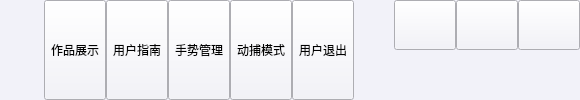
    <widget class="QWidget" name="widgetTitle" native="true">
     <property name="sizePolicy">
      <sizepolicy hsizetype="Preferred" vsizetype="Fixed">
       <horstretch>0</horstretch>
       <verstretch>0</verstretch>
      </sizepolicy>
     </property>
     <property name="styleSheet">
      <string notr="true">background-color: #f2f2f9;</string>
     </property>
     <layout class="QHBoxLayout" name="horizontalLayout_2">
      <property name="spacing">
       <number>10</number>
      </property>
      <property name="leftMargin">
       <number>10</number>
      </property>
      <property name="topMargin">
       <number>0</number>
      </property>
      <property name="rightMargin">
       <number>0</number>
      </property>
      <property name="bottomMargin">
       <number>0</number>
      </property>
      <item>
       <widget class="QLabel" name="labIco">
        <property name="styleSheet">
         <string notr="true">color: rgb(0, 0, 0);</string>
        </property>
        <property name="text">
         <string/>
        </property>
        <property name="alignment">
         <set>Qt::AlignCenter</set>
        </property>
       </widget>
      </item>
      <item>
       <widget class="QLabel" name="labTitle">
        <property name="styleSheet">
         <string notr="true">color: rgb(0, 0, 0);</string>
        </property>
        <property name="text">
         <string/>
        </property>
        <property name="alignment">
         <set>Qt::AlignLeading|Qt::AlignLeft|Qt::AlignVCenter</set>
        </property>
       </widget>
      </item>
      <item>
       <widget class="QWidget" name="widgetTop" native="true">
        <layout class="QHBoxLayout" name="horizontalLayout_3">
         <property name="spacing">
          <number>0</number>
         </property>
         <property name="leftMargin">
          <number>0</number>
         </property>
         <property name="topMargin">
          <number>0</number>
         </property>
         <property name="rightMargin">
          <number>0</number>
         </property>
         <property name="bottomMargin">
          <number>0</number>
         </property>
         <item>
          <widget class="QToolButton" name="btnMain">
           <property name="sizePolicy">
            <sizepolicy hsizetype="Fixed" vsizetype="Expanding">
             <horstretch>0</horstretch>
             <verstretch>0</verstretch>
            </sizepolicy>
           </property>
           <property name="styleSheet">
            <string notr="true">color: rgb(0, 0, 0);</string>
           </property>
           <property name="text">
            <string>作品展示</string>
           </property>
           <property name="icon">
            <iconset resource="main.qrc">
             <normaloff>:/image/main_main.png</normaloff>:/image/main_main.png</iconset>
           </property>
           <property name="toolButtonStyle">
            <enum>Qt::ToolButtonTextUnderIcon</enum>
           </property>
          </widget>
         </item>
         <item>
          <widget class="QToolButton" name="btnConfig">
           <property name="sizePolicy">
            <sizepolicy hsizetype="Fixed" vsizetype="Expanding">
             <horstretch>0</horstretch>
             <verstretch>0</verstretch>
            </sizepolicy>
           </property>
           <property name="styleSheet">
            <string notr="true">color: rgb(0, 0, 0);</string>
           </property>
           <property name="text">
            <string>用户指南</string>
           </property>
           <property name="icon">
            <iconset resource="main.qrc">
             <normaloff>:/image/main_config.png</normaloff>:/image/main_config.png</iconset>
           </property>
           <property name="toolButtonStyle">
            <enum>Qt::ToolButtonTextUnderIcon</enum>
           </property>
          </widget>
         </item>
         <item>
          <widget class="QToolButton" name="btnData">
           <property name="sizePolicy">
            <sizepolicy hsizetype="Fixed" vsizetype="Expanding">
             <horstretch>0</horstretch>
             <verstretch>0</verstretch>
            </sizepolicy>
           </property>
           <property name="styleSheet">
            <string notr="true">color: rgb(0, 0, 0);</string>
           </property>
           <property name="text">
            <string>手势管理</string>
           </property>
           <property name="icon">
            <iconset resource="main.qrc">
             <normaloff>:/image/main_data.png</normaloff>:/image/main_data.png</iconset>
           </property>
           <property name="checked">
            <bool>false</bool>
           </property>
           <property name="toolButtonStyle">
            <enum>Qt::ToolButtonTextUnderIcon</enum>
           </property>
          </widget>
         </item>
         <item>
          <widget class="QToolButton" name="btnHelp">
           <property name="sizePolicy">
            <sizepolicy hsizetype="Fixed" vsizetype="Expanding">
             <horstretch>0</horstretch>
             <verstretch>0</verstretch>
            </sizepolicy>
           </property>
           <property name="styleSheet">
            <string notr="true">color: rgb(0, 0, 0);</string>
           </property>
           <property name="text">
            <string>动捕模式</string>
           </property>
           <property name="icon">
            <iconset resource="main.qrc">
             <normaloff>:/image/main_person.png</normaloff>:/image/main_person.png</iconset>
           </property>
           <property name="toolButtonStyle">
            <enum>Qt::ToolButtonTextUnderIcon</enum>
           </property>
          </widget>
         </item>
         <item>
          <widget class="QToolButton" name="btnExit">
           <property name="sizePolicy">
            <sizepolicy hsizetype="Fixed" vsizetype="Expanding">
             <horstretch>0</horstretch>
             <verstretch>0</verstretch>
            </sizepolicy>
           </property>
           <property name="styleSheet">
            <string notr="true">color: rgb(0, 0, 0);</string>
           </property>
           <property name="text">
            <string>用户退出</string>
           </property>
           <property name="icon">
            <iconset resource="main.qrc">
             <normaloff>:/image/main_exit.png</normaloff>:/image/main_exit.png</iconset>
           </property>
           <property name="toolButtonStyle">
            <enum>Qt::ToolButtonTextUnderIcon</enum>
           </property>
          </widget>
         </item>
        </layout>
       </widget>
      </item>
      <item>
       <spacer name="horizontalSpacer">
        <property name="orientation">
         <enum>Qt::Horizontal</enum>
        </property>
        <property name="sizeHint" stdset="0">
         <size>
          <width>30</width>
          <height>20</height>
         </size>
        </property>
       </spacer>
      </item>
      <item>
       <widget class="QWidget" name="widgetMenu" native="true">
        <property name="styleSheet">
         <string notr="true">width:50px;</string>
        </property>
        <layout class="QGridLayout" name="gridLayout_2">
         <property name="leftMargin">
          <number>0</number>
         </property>
         <property name="topMargin">
          <number>0</number>
         </property>
         <property name="rightMargin">
          <number>0</number>
         </property>
         <property name="bottomMargin">
          <number>0</number>
         </property>
         <property name="spacing">
          <number>0</number>
         </property>
         <item row="1" column="1" colspan="3">
          <spacer name="verticalSpacer">
           <property name="orientation">
            <enum>Qt::Vertical</enum>
           </property>
           <property name="sizeHint" stdset="0">
            <size>
             <width>30</width>
             <height>40</height>
            </size>
           </property>
          </spacer>
         </item>
         <item row="0" column="1">
          <widget class="QPushButton" name="btnMenu_Min">
           <property name="sizePolicy">
            <sizepolicy hsizetype="Minimum" vsizetype="Expanding">
             <horstretch>0</horstretch>
             <verstretch>0</verstretch>
            </sizepolicy>
           </property>
           <property name="minimumSize">
            <size>
             <width>62</width>
             <height>30</height>
            </size>
           </property>
           <property name="cursor">
            <cursorShape>ArrowCursor</cursorShape>
           </property>
           <property name="focusPolicy">
            <enum>Qt::NoFocus</enum>
           </property>
           <property name="toolTip">
            <string>最小化</string>
           </property>
           <property name="styleSheet">
            <string notr="true">QPushButton
{
	background-color: #f2f2f9;
	font: bold 21px;
	min-width:2em;
	color:black; /*字体颜色*/
	padding: 5px;
}
 
QPushButton:hover
{
	background-color: rgb(172, 171, 170);
}
 
QPushButton:pressed
{
	background-color: rgb(161, 158, 160); /*伪状态经过时背景色*/ 
	border-style: inset;
}
QPushButton:!enabled{
	background-color: rgb(161, 158, 160);
	border-style: inset;
}</string>
           </property>
           <property name="text">
            <string/>
           </property>
          </widget>
         </item>
         <item row="0" column="3">
          <widget class="QPushButton" name="btnMenu_Close">
           <property name="sizePolicy">
            <sizepolicy hsizetype="Minimum" vsizetype="Expanding">
             <horstretch>0</horstretch>
             <verstretch>0</verstretch>
            </sizepolicy>
           </property>
           <property name="minimumSize">
            <size>
             <width>62</width>
             <height>30</height>
            </size>
           </property>
           <property name="cursor">
            <cursorShape>ArrowCursor</cursorShape>
           </property>
           <property name="focusPolicy">
            <enum>Qt::NoFocus</enum>
           </property>
           <property name="toolTip">
            <string>关闭</string>
           </property>
           <property name="styleSheet">
            <string notr="true">QPushButton
{
	background-color: rgb(242, 242, 249);
	font: bold 21px;
	min-width:2em;
	color:black; /*字体颜色*/
	padding: 5px;
}
 
QPushButton:hover
{
	background-color: rgb(196,43,28);
}
 
QPushButton:pressed
{
	background-color: rgb(161, 158, 160); /*伪状态经过时背景色*/ 
	border-style: inset;
}
QPushButton:!enabled{
	background-color: rgb(161, 158, 160);
	border-style: inset;
}</string>
           </property>
           <property name="text">
            <string/>
           </property>
          </widget>
         </item>
         <item row="0" column="2">
          <widget class="QPushButton" name="btnMenu_Max">
           <property name="sizePolicy">
            <sizepolicy hsizetype="Minimum" vsizetype="Expanding">
             <horstretch>0</horstretch>
             <verstretch>0</verstretch>
            </sizepolicy>
           </property>
           <property name="minimumSize">
            <size>
             <width>62</width>
             <height>30</height>
            </size>
           </property>
           <property name="focusPolicy">
            <enum>Qt::NoFocus</enum>
           </property>
           <property name="styleSheet">
            <string notr="true">QPushButton
{
	background-color: #f2f2f9;
	font: bold 21px;
	min-width:2em;
	color:black; /*字体颜色*/
	padding: 5px;
}
 
QPushButton:hover
{
	background-color: rgb(172, 171, 170);
}
 
QPushButton:pressed
{
	background-color: rgb(161, 158, 160); /*伪状态经过时背景色*/ 
	border-style: inset;
}
QPushButton:!enabled{
	background-color: rgb(161, 158, 160);
	border-style: inset;
}</string>
           </property>
           <property name="text">
            <string/>
           </property>
          </widget>
         </item>
        </layout>
       </widget>
      </item>
     </layout>
    </widget>
